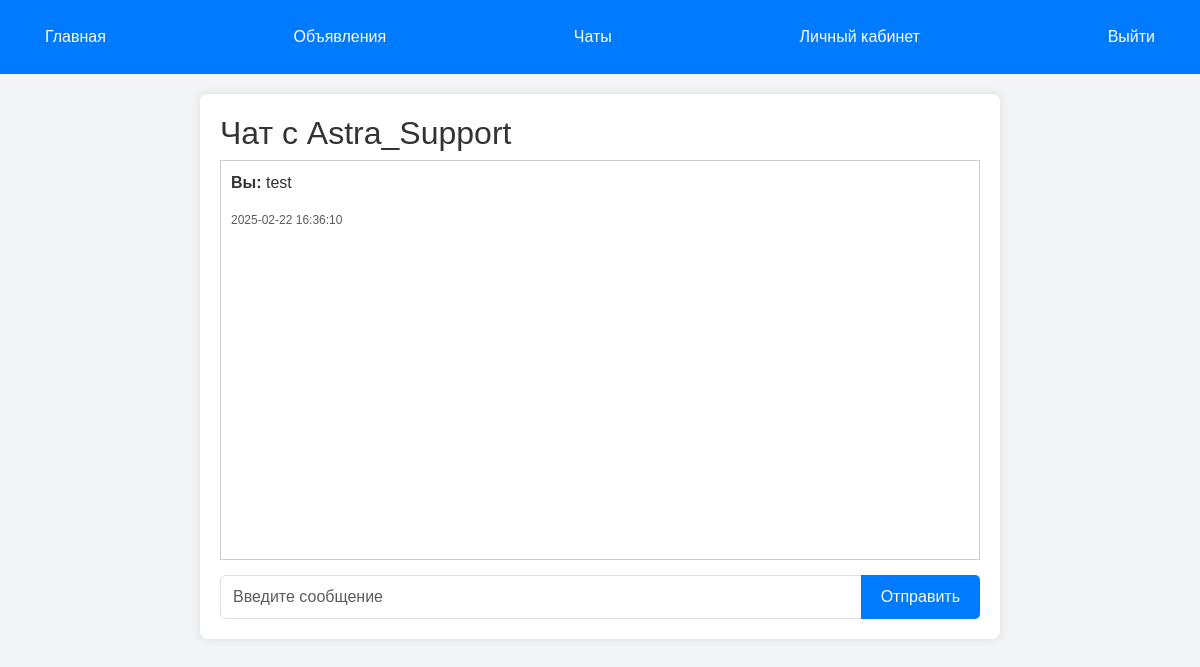
The page /chat/3 (signed in) on the database its author committed.
### tables this page shows
CREATE TABLE users (
                id INTEGER PRIMARY KEY AUTOINCREMENT,
                username TEXT NOT NULL,
                email TEXT UNIQUE NOT NULL,
                password TEXT NOT NULL,
                fio TEXT DEFAULT '',
                phone TEXT DEFAULT '',
                about TEXT DEFAULT '',
                avatar TEXT DEFAULT 'static/default_avatar.png'
            , role TEXT DEFAULT 'user' CHECK(role IN ('user', 'moderator', 'admin')));

CREATE TABLE messages (
            id INTEGER PRIMARY KEY AUTOINCREMENT,
            sender_id INTEGER NOT NULL,
            receiver_id INTEGER NOT NULL,
            message TEXT NOT NULL,
            timestamp DATETIME DEFAULT CURRENT_TIMESTAMP,
            FOREIGN KEY (sender_id) REFERENCES users (id),
            FOREIGN KEY (receiver_id) REFERENCES users (id)
        );

### baummarkeyt.py (the view, shortened to what this page needs)
@app.route("/chat/<int:user_id>", methods=["GET", "POST"])
def chat(user_id):
    if "user_id" not in session:
        flash("Вы должны быть авторизованы, чтобы участвовать в чате.")
        return redirect(url_for("login"))
    current_user_id = session["user_id"]
    with sqlite3.connect("users.db") as conn:
        cursor = conn.cursor()
        cursor.execute("SELECT username FROM users WHERE id = ?", (user_id,))
        recipient = cursor.fetchone()
        if not recipient:
            flash("Пользователь не найден.")
            return redirect(url_for("chats"))
        recipient_name = recipient[0]
        cursor.execute("""
            SELECT sender_id, message, timestamp
            FROM messages
            WHERE (sender_id = ? AND receiver_id = ?)
               OR (sender_id = ? AND receiver_id = ?)
            ORDER BY timestamp ASC
        """, (current_user_id, user_id, user_id, current_user_id))
        messages = cursor.fetchall()
    return render_template("chat.html", messages=messages, recipient=(recipient_name, user_id), current_user_id=current_user_id)

### templates/chat.html
<!DOCTYPE html>
<html lang="en">
{% extends "base.html" %}
{% block content %}
<h2>Чат с {{ recipient[0] }}</h2>
<div class="chat-box" style="border: 1px solid #ccc; padding: 10px; height: 400px; overflow-y: scroll;">
    {% for message in messages %}
        <div class="message">
            <p><strong>
                {% if message[0] == current_user_id %}
                    Вы:
                {% else %}
                    {{ recipient[0] }}:
                {% endif %}
            </strong> {{ message[1] }}</p>
            <p class="text-muted" style="font-size: 12px;">{{ message[2] }}</p>
        </div>
    {% endfor %}
</div>
<form method="POST" style="margin-top: 15px;">
    <div class="input-group">
        <input type="text" name="message" class="form-control" placeholder="Введите сообщение" required>
        <button type="submit" class="btn btn-primary">Отправить</button>
    </div>
</form>
{% endblock %}

### templates/base.html (style rules this page uses)
body { font-family: Arial, sans-serif; margin: 0; padding: 0; background-color: #f3f4f6; color: #333; }
.btn { background-color: #007bff; color: #fff; border: none; padding: 10px 20px; text-decoration: none; border-radius: 5px; cursor: pointer; font-size: 16px; }

### rows shown on the page
users: username "Astra_Support"
messages: shows "Вы:", message "test", timestamp "2025-02-22 16:36:10"
